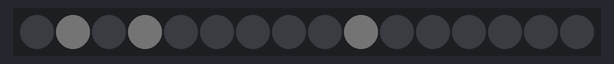
This sketch was run on a simulated ESP32. Shown: 16 RGB LEDs in strip order, left to right. Dim RGB values are drawn brighter than linear; what the sketch prints to the serial monitor is not drawn.

Above: at 0.38 s.
At 1.62 s:
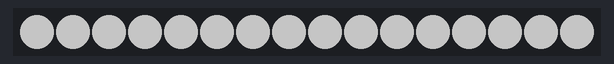
At 2.23 s:
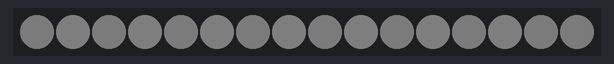
At 2.9 s:
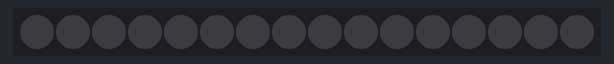

The sketch:

LEDlightsFeasibility.ino
```cpp
#include "Freenove_WS2812_Lib_for_ESP32.h"

Freenove_ESP32_WS2812 strip;

#define LED_COUNT 16
#define LED_PIN   23
#define CHANNEL    0

const uint16_t SUB_BRIGHTNESS[] = {0x0000, 0x0008, 0x0208, 0x020A, 0x0A0A, 0x2A0A, 0x2A8A, 0x2AAA, 0xAAAA,
    0xAABA, 0xABBA, 0xABBE, 0xEBBE, 0xEBBF, 0xFBBF, 0xFBFF, 0xFFFF };

void setup() {
  Serial.begin(115200);
  strip = Freenove_ESP32_WS2812(LED_COUNT, LED_PIN, CHANNEL, TYPE_GRB);
  strip.begin();
  strip.setBrightness(255);

}

int linearize(float intensity) {
  /*
  a*exp(b*x)=y
  a*exp(b*1)=1                            (1)
  a*exp(b*255)=16*128-1                   (2)

  (1)    a=1/exp(b)                       (3)
  (1+3)  1/exp(b)*exp(b*255)=16*128-1
         exp(b*255)=(16*128-1)*exp(b)
         ln(exp(b*255))=ln((16*128-1)*exp(b))
         b*255=ln(16*128-1)+b
         b*254=ln(16*128-1)
         b=ln(16*128-1)/254
  */
  const float b=log(16*128-1)/254;
  const float a=1/exp(b);

  return (int) (a*exp(b*intensity));
}

void setLEDs(int intensity) {
  uint8_t ledR, ledG, ledB;
  //Serial.printf("%d\n", intensity);
  int baselevel= intensity >> 4;
  int sublevel=intensity & 0xF;

  uint16_t controlBit=0x01;
  for(uint8_t led=0; led<16; led++) {
    ledR=(SUB_BRIGHTNESS[sublevel] & controlBit)? baselevel+1 : baselevel;
    ledG=ledR;
    ledB=ledR;
    strip.setLedColorData(led, ledR, ledG, ledB);
    controlBit=controlBit<<1;
  } // led
  strip.show();
}

void loop() {
  for(float intensity=0; intensity<256; intensity++) {
    setLEDs(linearize(intensity));
    delay(5);
  }

  for(float intensity=255; intensity>0; intensity--) {
    setLEDs(linearize(intensity));
    delay(5);
  }

  setLEDs(linearize(0));
  delay(500);

  Serial.printf("%d => %d\n",    0, linearize(   0));
  Serial.printf("%d => %d\n",    1, linearize(   1));
  Serial.printf("%d => %d\n",    2, linearize(   2));
  Serial.printf("%d => %d\n",    3, linearize(   3));
  Serial.printf("%d => %d\n",  253, linearize( 253));
  Serial.printf("%d => %d\n",  254, linearize( 254));
  Serial.printf("%d => %d\n",  255, linearize( 255));
  Serial.printf("%d => %d\n",  256, linearize( 256));
}
```

Measured:
- by itself, everything shown: repeats every 3.3 s, in 14 steps
